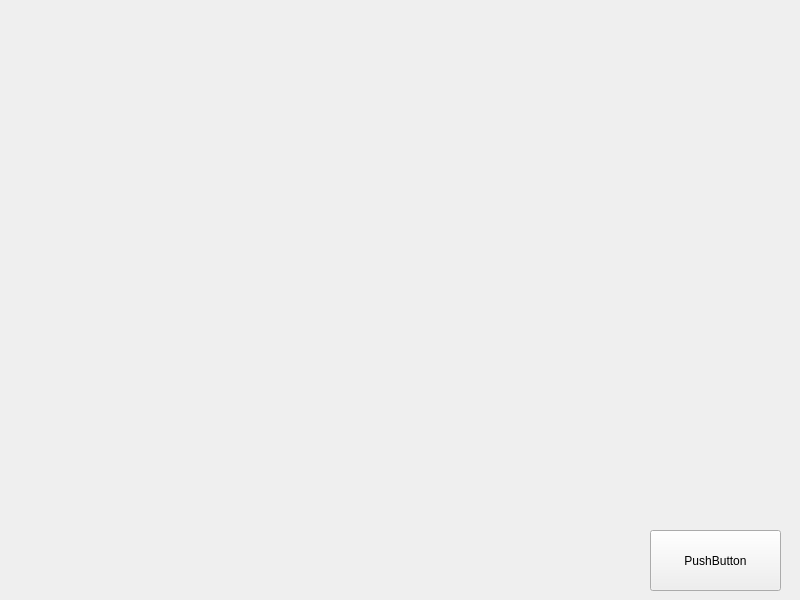
<?xml version="1.0" encoding="UTF-8"?>
<ui version="4.0">
 <class>MainWindow</class>
 <widget class="QMainWindow" name="MainWindow">
  <property name="geometry">
   <rect>
    <x>0</x>
    <y>0</y>
    <width>800</width>
    <height>600</height>
   </rect>
  </property>
  <property name="windowTitle">
   <string>MainWindow</string>
  </property>
  <widget class="QWidget" name="centralwidget">
   <widget class="QPushButton" name="button_enterProgram">
    <property name="geometry">
     <rect>
      <x>650</x>
      <y>530</y>
      <width>131</width>
      <height>61</height>
     </rect>
    </property>
    <property name="text">
     <string>PushButton</string>
    </property>
   </widget>
  </widget>
 </widget>
 <resources/>
 <connections/>
</ui>
